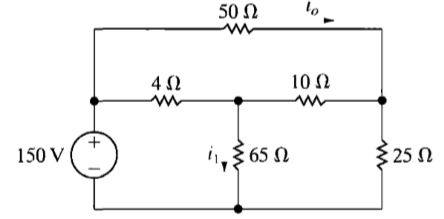
#> input picture images/1.PNG, 444 x 219 px
$ python linedetect2.py
#> lines starting #> are read from the running program, lines starting #| are printed output that depends on the picture; after the words box and inside, x2 and y2 are one past the last pixel; in counts of white or black regions, pixels touching at a corner belong together
import cv2
import numpy as np

img = cv2.imread('images/1.PNG')
#> img is the input picture: shape (219, 444, 3); min 0, max 255, mean 245.1
gray = cv2.cvtColor(img,cv2.COLOR_BGR2GRAY)
edges = cv2.Canny(gray,50,150,apertureSize = 3)
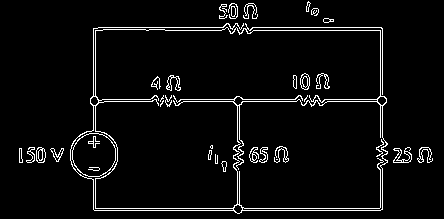
#> edges: shape (219, 444); 4.6% white in thin lines or dots
minLineLength = 50
maxLineGap = 10
lines = cv2.HoughLinesP(edges,1,np.pi/180,100,minLineLength,maxLineGap)
#> lines = 15 rows, first 6: [241, 210, 380, 210], [252, 27, 381, 27], [244, 208, 379, 208], [327, 101, 377, 101], [242, 99, 295, 99], [165, 30, 221, 30]
for x1,y1,x2,y2 in lines[0]:
    cv2.line(img,(x1,y1),(x2,y2),(0,255,0),2)
#> this loop made 1 pass
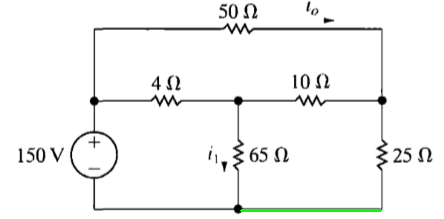
#> img: shape (219, 444, 3); 0.43% of pixels changed, all inside (x1, y1, x2, y2) = (240, 209, 382, 212)

cv2.imshow('image',img)
cv2.waitKey(0)
cv2.destroyAllWindows()

$ run again, with images/10.PNG copied over images/1.PNG
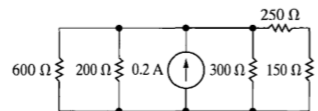
#> input picture images/10.PNG, 318 x 111 px
#> img is the input picture: shape (111, 318, 3); min 0, max 255, mean 239.5
#> `edges = cv2.Canny(gray,50,150,apertureSize = 3)`:
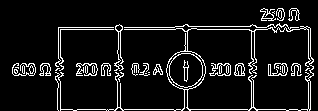
#> edges: shape (111, 318); 8.6% white in thin lines or dots, all inside (x1, y1, x2, y2) = (12, 8, 314, 111)
#> lines = [[124, 29, 175, 29], [255, 109, 285, 109], [124, 109, 173, 109], [58, 27, 113, 27], [268, 75, 278, 75], [60, 29, 97, 29], [60, 109, 72, 109]]
#> the loop `for x1,y1,x2,y2 in lines[0]:` made 1 pass
#> after the loop `for x1,y1,x2,y2 in lines[0]:`:
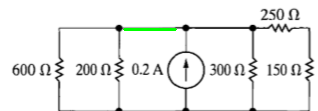
#> img: shape (111, 318, 3); 0.45% of pixels changed, all inside (x1, y1, x2, y2) = (123, 28, 177, 31)

$ run again, with images/11.PNG copied over images/1.PNG
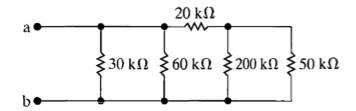
#> input picture images/11.PNG, 356 x 111 px
#> img is the input picture: shape (111, 356, 3); min 0, max 255, mean 240.8
#> `edges = cv2.Canny(gray,50,150,apertureSize = 3)`:
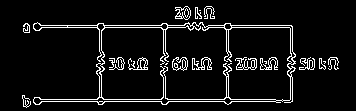
#> edges: shape (111, 356); 7.3% white in thin lines or dots, all inside (x1, y1, x2, y2) = (22, 6, 339, 108)
#> lines = [[40, 25, 97, 25], [40, 99, 97, 99], [168, 101, 224, 101], [167, 27, 185, 27], [41, 27, 97, 27], [230, 99, 275, 99], [104, 101, 161, 101], [103, 25, 161, 25], [41, 101, 76, 101], [133, 69, 147, 69], [231, 27, 289, 27], [230, 25, 261, 25]]
#> the loop `for x1,y1,x2,y2 in lines[0]:` made 1 pass
#> after the loop `for x1,y1,x2,y2 in lines[0]:`:
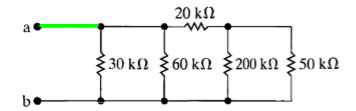
#> img: shape (111, 356, 3); 0.45% of pixels changed, all inside (x1, y1, x2, y2) = (39, 24, 99, 27)

$ run again, with images/12.PNG copied over images/1.PNG
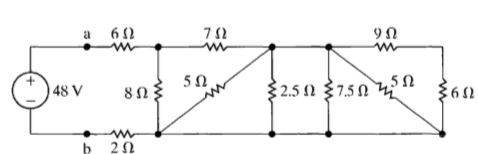
#> input picture images/12.PNG, 478 x 154 px
#> img is the input picture: shape (154, 478, 3); min 0, max 255, mean 243.5
#> `edges = cv2.Canny(gray,50,150,apertureSize = 3)`:
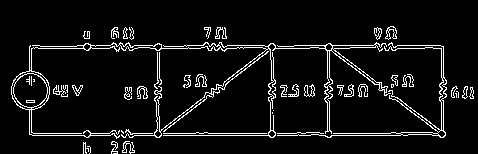
#> edges: shape (154, 478); 6.8% white in thin lines or dots, all inside (x1, y1, x2, y2) = (11, 26, 474, 154)
#> lines = 22 rows, first 6: [333, 133, 390, 133], [89, 135, 110, 135], [274, 48, 309, 48], [163, 135, 269, 135], [134, 45, 152, 45], [132, 133, 152, 133]
#> the loop `for x1,y1,x2,y2 in lines[0]:` made 1 pass
#> after the loop `for x1,y1,x2,y2 in lines[0]:`:
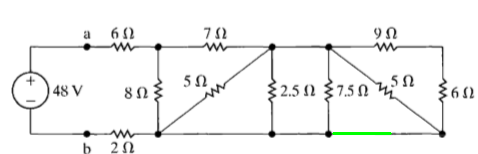
#> img: shape (154, 478, 3); 0.24% of pixels changed, all inside (x1, y1, x2, y2) = (332, 132, 392, 135)
